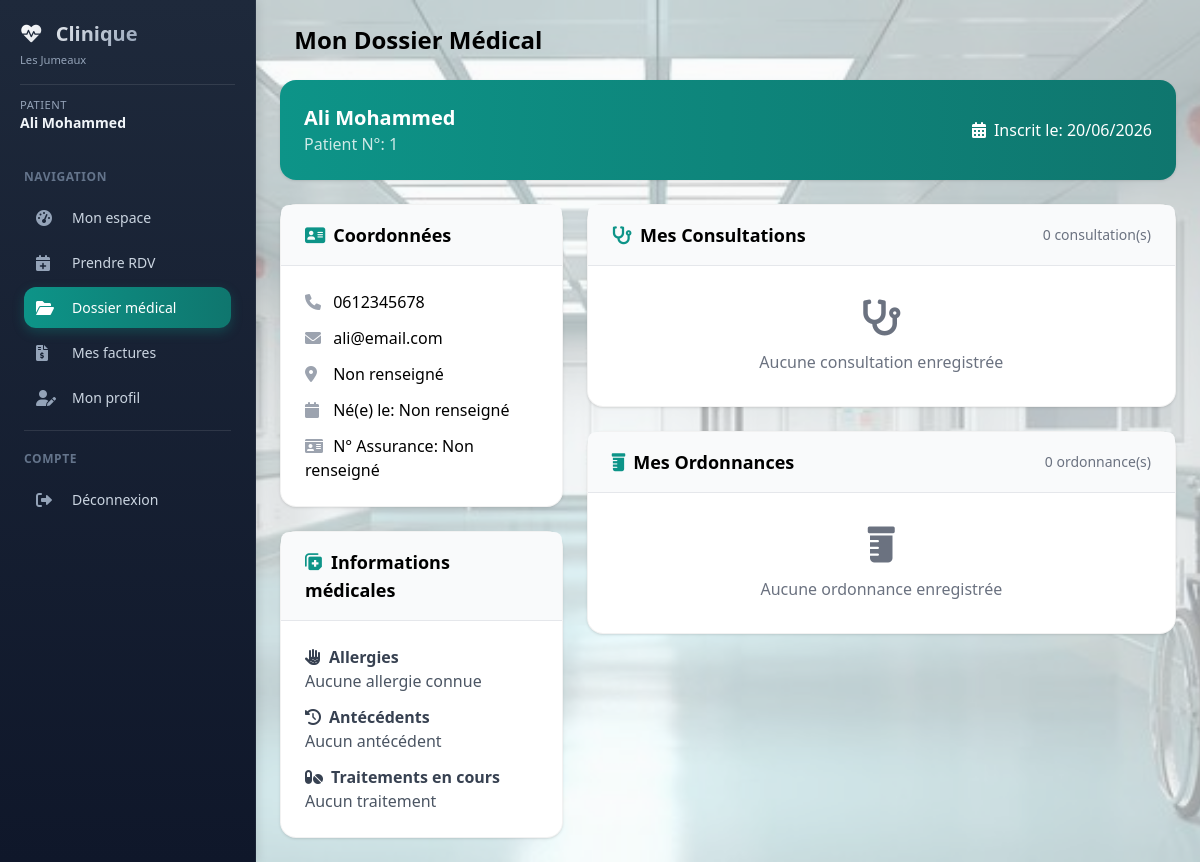
Page /patient/dossier (signed in) on the earlier database version.
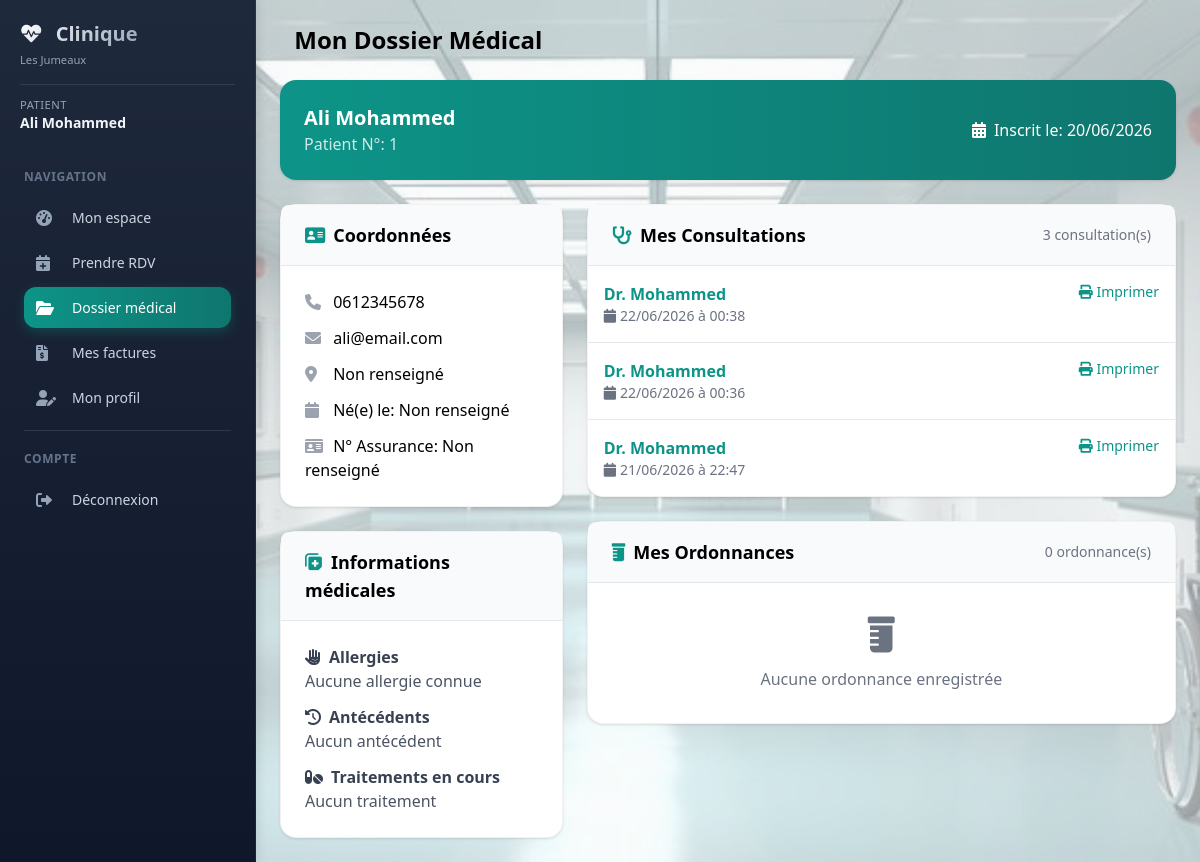
Same page on the later database version.
### models/database.py (models this page shows)
class Consultation(db.Model):
    __tablename__ = 'consultations'
    id = db.Column(db.Integer, primary_key=True)
    patient_id = db.Column(db.Integer, db.ForeignKey('patients.id'), nullable=False)
    medecin_id = db.Column(db.Integer, db.ForeignKey('medecins.id'), nullable=False)
    date = db.Column(db.DateTime, nullable=False)
    diagnostic = db.Column(db.Text)
    prescription = db.Column(db.Text)
    notes = db.Column(db.Text)
    created_at = db.Column(db.DateTime, default=datetime.utcnow)
    patient = db.relationship('Patient', back_populates='consultations', foreign_keys=[patient_id])
    medecin = db.relationship('Medecin', back_populates='consultations', foreign_keys=[medecin_id])

class Medecin(db.Model):
    __tablename__ = 'medecins'
    id = db.Column(db.Integer, primary_key=True)
    nom = db.Column(db.String(100), nullable=False)
    prenom = db.Column(db.String(100), nullable=False)
    specialite = db.Column(db.String(100), nullable=False)
    email = db.Column(db.String(120))
    telephone = db.Column(db.String(20))
    adresse_cabinet = db.Column(db.Text)
    created_at = db.Column(db.DateTime, default=datetime.utcnow)
    rendezvous = db.relationship('RendezVous', back_populates='medecin', lazy='dynamic')
    consultations = db.relationship('Consultation', back_populates='medecin', lazy='dynamic')
    ordonnances = db.relationship('Ordonnance', back_populates='medecin', lazy='dynamic')

### models/patient.py (the view)
@patient_bp.route('/dossier')
@patient_required
def dossier():
    patient = get_current_patient()
    if not patient:
        return render_template('error.html', message="Profil patient non trouvé")
    dossier = DossierMedical.query.filter_by(patient_id=patient.id).first()
    consultations = Consultation.query.filter_by(patient_id=patient.id).order_by(Consultation.date.desc()).all()
    ordonnances = Ordonnance.query.filter_by(patient_id=patient.id).order_by(Ordonnance.date.desc()).all()
    return render_template('patient/dossier_medical.html',
                         patient=patient,
                         dossier_medical=dossier,
                         consultations=consultations,
                         ordonnances=ordonnances)

### models/patient.py (called while the page is built)
def patient_required(f):
    @wraps(f)
    def decorated_function(*args, **kwargs):
        if 'user_id' not in session:
            return redirect(url_for('auth.login'))
        if session.get('role') != 'patient':
            return render_template('error.html', message="Accès non autorisé"), 403
        return f(*args, **kwargs)
    return decorated_function

def get_current_patient():
    user = Utilisateur.query.get(session['user_id'])
    return Patient.query.filter_by(user_id=user.id).first() if user else None

### templates/patient/dossier_medical.html (shortened to what the changed rows need)
{% extends "base_dashboard.html" %}
{% block content %}
<div>
    <h1 class="text-2xl font-bold mb-6"> Mon Dossier Médical</h1>
    <div class="bg-gradient-to-r from-primary to-primary-dark rounded-lg shadow mb-6 text-white">
        <div class="p-6">
            <div class="flex flex-col md:flex-row items-center justify-between">
                <div>
                    <h2 class="text-xl font-bold">{{ patient.nom }} {{ patient.prenom }}</h2>
                </div>
            </div>
        </div>
    </div>
    <div class="grid grid-cols-1 lg:grid-cols-3 gap-6">
        <div class="lg:col-span-2 space-y-6">
            <div class="bg-white rounded-lg shadow">
                <div class="px-6 py-4 border-b bg-gray-50 rounded-t-lg flex justify-between items-center">
                    <h3 class="text-lg font-semibold"><i class="fas fa-stethoscope text-primary mr-2"></i>Mes Consultations</h3>
                    <span class="text-sm text-gray-500">{{ consultations|length }} consultation(s)</span>
                </div>
                <div class="divide-y">
                    {% if consultations %}
                        {% for c in consultations %}
                        <div class="p-4 hover:bg-gray-50 transition">
                            <div class="flex justify-between items-start flex-wrap gap-2">
                                <div>
                                    <p class="font-semibold text-primary">Dr. {{ c.medecin.nom }}</p>
                                    <p class="text-sm text-gray-500"><i class="fas fa-calendar mr-1"></i>{{ c.date.strftime('%d/%m/%Y à %H:%M') if c.date else '-' }}</p>
                                </div>
                                <div class="flex gap-2">
                                    <button onclick="printConsultation({{ c.id }})" class="text-primary hover:text-primary-dark text-sm" title="Imprimer">
                                        <i class="fas fa-print"></i> Imprimer
                                    </button>
                                </div>
                            </div>
                        </div>
                        {% endfor %}
                    {% else %}
                        <div class="p-8 text-center text-gray-500">
                            <i class="fas fa-stethoscope text-4xl mb-3"></i>
                            <p>Aucune consultation enregistrée</p>
                        </div>
                    {% endif %}
                </div>
            </div>
        </div>
    </div>
</div>
{% endblock %}

Differences in the rows shown:
added Consultation: medecin.nom "Mohammed", date "22/06/2026 à 00:38"
added Consultation: medecin.nom "Mohammed", date "22/06/2026 à 00:36"
added Consultation: medecin.nom "Mohammed", date "21/06/2026 à 22:47"
Other differences:
{{ consultations|length }}: "0" → "3"
text no longer shown: "Aucune consultation enregistrée"
